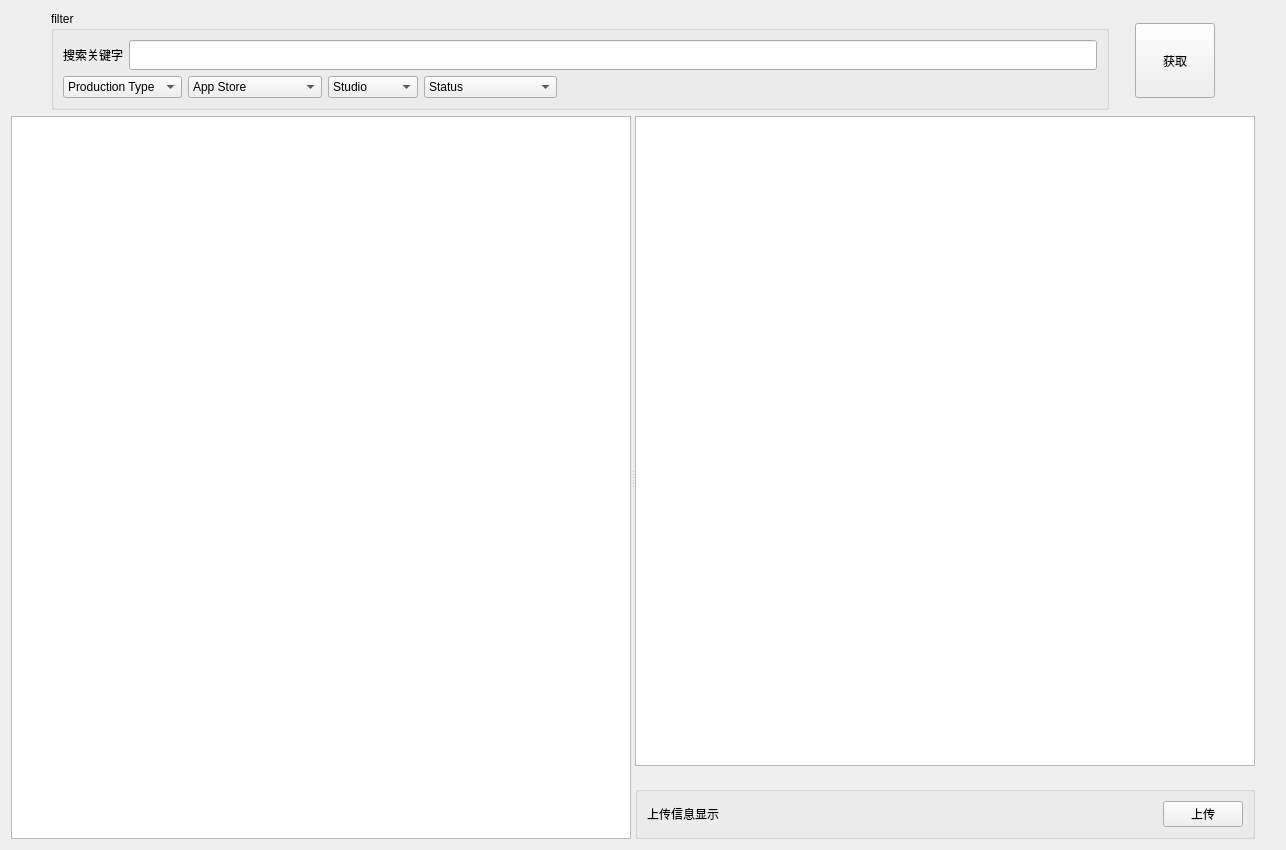
<?xml version="1.0" encoding="UTF-8"?>
<ui version="4.0">
 <class>Form</class>
 <widget class="QWidget" name="Form">
  <property name="geometry">
   <rect>
    <x>0</x>
    <y>0</y>
    <width>1286</width>
    <height>850</height>
   </rect>
  </property>
  <property name="minimumSize">
   <size>
    <width>0</width>
    <height>0</height>
   </size>
  </property>
  <property name="windowTitle">
   <string>Form</string>
  </property>
  <layout class="QGridLayout" name="gridLayout_3">
   <item row="0" column="0">
    <layout class="QHBoxLayout" name="horizontalLayout_3">
     <item>
      <spacer name="horizontalSpacer">
       <property name="orientation">
        <enum>Qt::Horizontal</enum>
       </property>
       <property name="sizeType">
        <enum>QSizePolicy::Preferred</enum>
       </property>
       <property name="sizeHint" stdset="0">
        <size>
         <width>40</width>
         <height>20</height>
        </size>
       </property>
      </spacer>
     </item>
     <item>
      <widget class="QGroupBox" name="groupBox">
       <property name="title">
        <string>filter</string>
       </property>
       <layout class="QGridLayout" name="gridLayout">
        <item row="0" column="0">
         <layout class="QHBoxLayout" name="horizontalLayout_2">
          <item>
           <widget class="QLabel" name="label">
            <property name="text">
             <string>搜索关键字</string>
            </property>
           </widget>
          </item>
          <item>
           <widget class="QLineEdit" name="keyword_edit">
            <property name="minimumSize">
             <size>
              <width>0</width>
              <height>30</height>
             </size>
            </property>
           </widget>
          </item>
         </layout>
        </item>
        <item row="1" column="0">
         <layout class="QHBoxLayout" name="horizontalLayout">
          <item>
           <widget class="QComboBox" name="prodction_type">
            <item>
             <property name="text">
              <string>Production Type</string>
             </property>
            </item>
            <item>
             <property name="text">
              <string>-------------------</string>
             </property>
            </item>
            <item>
             <property name="text">
              <string>New</string>
             </property>
            </item>
            <item>
             <property name="text">
              <string>Update</string>
             </property>
            </item>
           </widget>
          </item>
          <item>
           <widget class="QComboBox" name="app_store">
            <item>
             <property name="text">
              <string>App Store</string>
             </property>
            </item>
            <item>
             <property name="text">
              <string>---------------</string>
             </property>
            </item>
            <item>
             <property name="text">
              <string>iTunes Apple Store</string>
             </property>
            </item>
            <item>
             <property name="text">
              <string>Google Play</string>
             </property>
            </item>
            <item>
             <property name="text">
              <string>Amazon App Store</string>
             </property>
            </item>
           </widget>
          </item>
          <item>
           <widget class="QComboBox" name="studio">
            <item>
             <property name="text">
              <string>Studio</string>
             </property>
            </item>
            <item>
             <property name="text">
              <string>---------------</string>
             </property>
            </item>
            <item>
             <property name="text">
              <string>新建项目</string>
             </property>
            </item>
           </widget>
          </item>
          <item>
           <widget class="QComboBox" name="status">
            <item>
             <property name="text">
              <string>Status</string>
             </property>
            </item>
            <item>
             <property name="text">
              <string>------------------</string>
             </property>
            </item>
            <item>
             <property name="text">
              <string>New</string>
             </property>
            </item>
            <item>
             <property name="text">
              <string>Procession</string>
             </property>
            </item>
            <item>
             <property name="text">
              <string>Ready for approval</string>
             </property>
            </item>
           </widget>
          </item>
          <item>
           <spacer name="horizontalSpacer_5">
            <property name="orientation">
             <enum>Qt::Horizontal</enum>
            </property>
            <property name="sizeHint" stdset="0">
             <size>
              <width>40</width>
              <height>20</height>
             </size>
            </property>
           </spacer>
          </item>
         </layout>
        </item>
       </layout>
      </widget>
     </item>
     <item>
      <spacer name="horizontalSpacer_2">
       <property name="orientation">
        <enum>Qt::Horizontal</enum>
       </property>
       <property name="sizeType">
        <enum>QSizePolicy::Fixed</enum>
       </property>
       <property name="sizeHint" stdset="0">
        <size>
         <width>20</width>
         <height>20</height>
        </size>
       </property>
      </spacer>
     </item>
     <item>
      <widget class="QPushButton" name="btn_get_meta">
       <property name="minimumSize">
        <size>
         <width>0</width>
         <height>75</height>
        </size>
       </property>
       <property name="text">
        <string>获取</string>
       </property>
      </widget>
     </item>
     <item>
      <spacer name="horizontalSpacer_3">
       <property name="orientation">
        <enum>Qt::Horizontal</enum>
       </property>
       <property name="sizeType">
        <enum>QSizePolicy::Fixed</enum>
       </property>
       <property name="sizeHint" stdset="0">
        <size>
         <width>40</width>
         <height>20</height>
        </size>
       </property>
      </spacer>
     </item>
    </layout>
   </item>
   <item row="0" column="1">
    <spacer name="verticalSpacer">
     <property name="orientation">
      <enum>Qt::Vertical</enum>
     </property>
     <property name="sizeType">
      <enum>QSizePolicy::Fixed</enum>
     </property>
     <property name="sizeHint" stdset="0">
      <size>
       <width>20</width>
       <height>13</height>
      </size>
     </property>
    </spacer>
   </item>
   <item row="1" column="0">
    <widget class="QSplitter" name="splitter">
     <property name="orientation">
      <enum>Qt::Horizontal</enum>
     </property>
     <widget class="QTableView" name="tableView"/>
     <widget class="QWidget" name="">
      <layout class="QVBoxLayout" name="verticalLayout">
       <item>
        <widget class="QTextBrowser" name="textBrowser"/>
       </item>
       <item>
        <widget class="QGroupBox" name="groupBox_2">
         <property name="title">
          <string> </string>
         </property>
         <layout class="QGridLayout" name="gridLayout_2" columnstretch="7,1">
          <item row="0" column="1">
           <widget class="QPushButton" name="btn_upoad_meta">
            <property name="minimumSize">
             <size>
              <width>0</width>
              <height>0</height>
             </size>
            </property>
            <property name="text">
             <string>上传</string>
            </property>
           </widget>
          </item>
          <item row="0" column="0">
           <widget class="QLabel" name="msg">
            <property name="text">
             <string>上传信息显示</string>
            </property>
           </widget>
          </item>
         </layout>
        </widget>
       </item>
      </layout>
     </widget>
    </widget>
   </item>
  </layout>
 </widget>
 <resources/>
 <connections/>
</ui>
